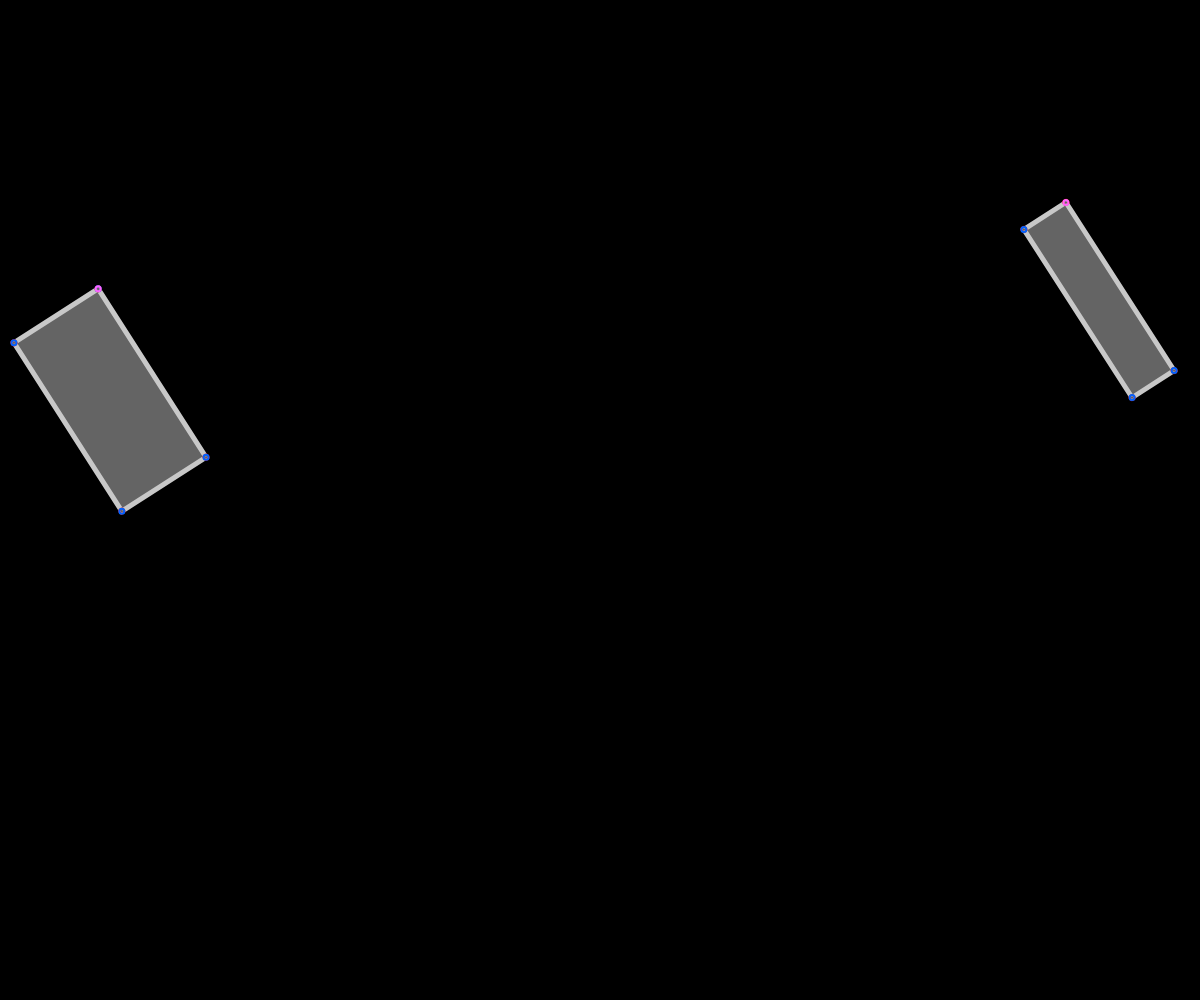
Frame 1 (no input)
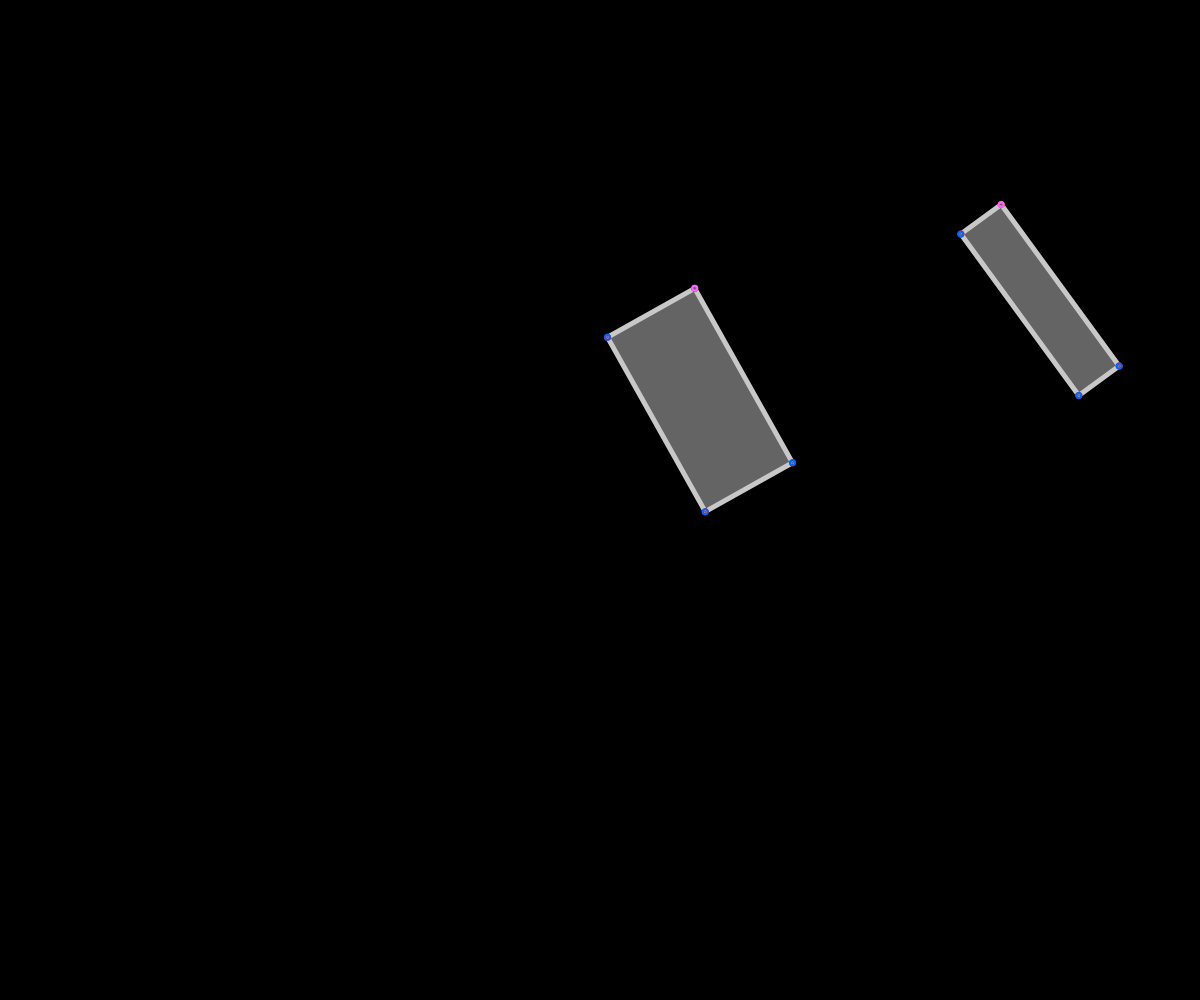
Frame 60 (no input)
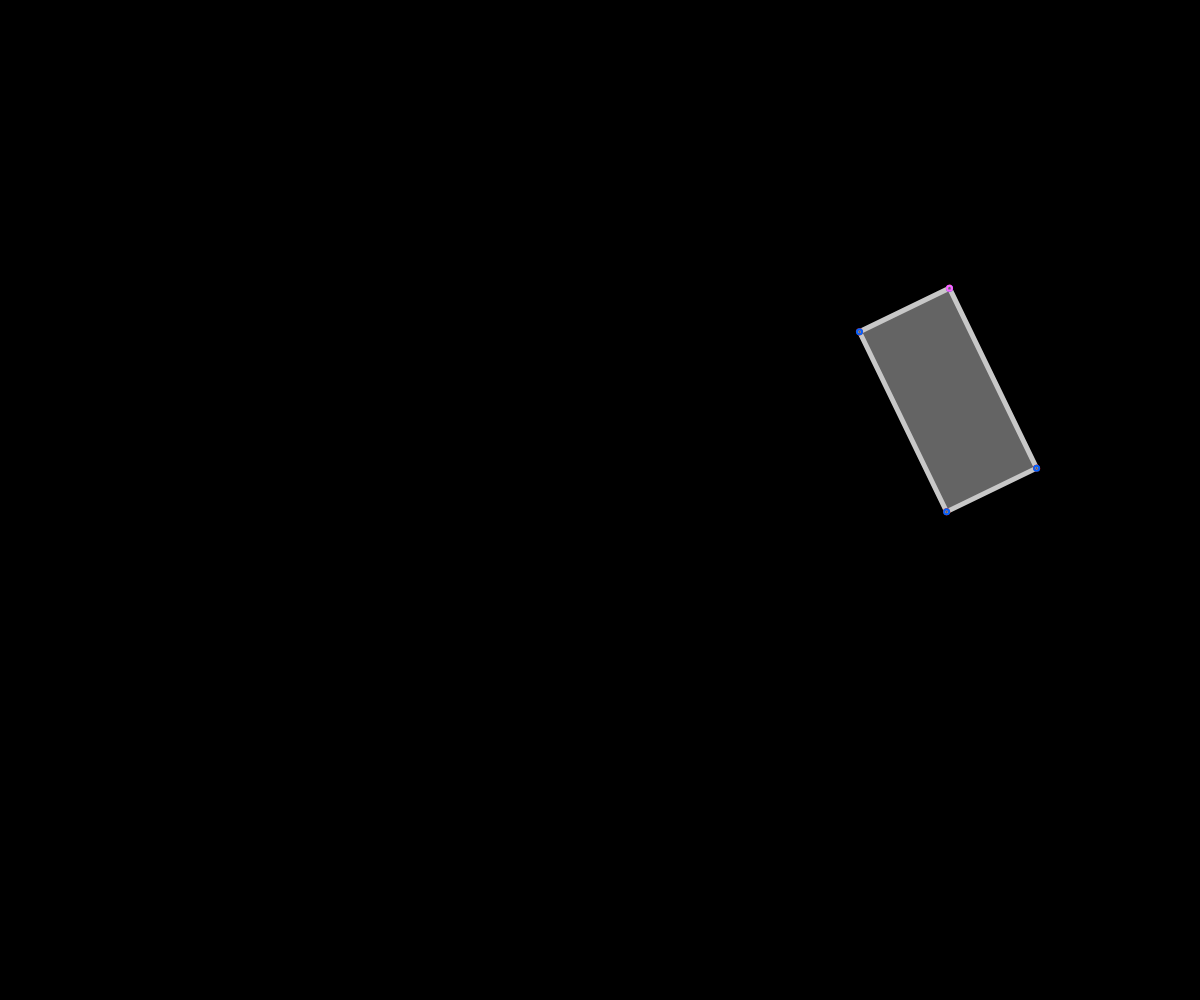
Frame 120 (the mouse pressed at the canvas centre since frame 60)

The p5.js sketch that drew these frames (run headless with seeded random() and noise() and a simulated clock; from frame 60 on, the mouse is pressed at the canvas centre):

// p5.js sketch
// ── sketch.js
let bolas = [];
let caixas = [];
let novo;
let vezes = 1.00;
let contador = 0;
let x1,y1,x2,y2;
let ang;
let rotacionarCaixa1 = false;
function setup(){
    createCanvas(windowWidth, windowHeight);
    frameRate(60);
    //bolas.push(new bola(width/2, height/2, 1));
    /*caixas.push(new caixa 
                (random(100,500),
                 random(100,500),
                 random(0,200),
                 random(0,200),
                 5));*/
    caixas.push(new caixa 
                (100,
                 400,
                 200,
                 100,
                 10));
    /*caixas.push(new caixa 
                (random(100,500),
                 random(100,500),
                 random(0,200),
                 random(0,200),
                 5));*/
    caixas.push(new caixa 
                (width-100,
                 300,
                 200,
                 50,
                 1));
    caixas[0].setVel(createVector(10,0));
    caixas[1].setVel(createVector(-1,0));
    caixas[0].setAngVel(0.001);
    caixas[1].setAngVel(-0.001);
    //caixas.pop();
    //caixas.pop();
}

function draw(){
    background(0);
    
    if(mouseIsPressed){
        let wind = createVector(0.2,0);
        for(let bola of bolas){
            bola.applyForce(wind);
        }
    }
    
    
    for (let bola of bolas) {
        bola.update();
        bola.applyWeight();
        bola.edges();
        bola.show();
    }
    for (let caixa of caixas) {
        //caixa.checkWall();
        caixa.update();
        caixa.show();
    }

    let x = 0;
    let y = 0;
    let caixasTestadas = [];
    /*for (let caixa1 of caixas) {
        for (let caixa2 of caixas) {
            caixa1.intersects(caixa2);
        }
    }*/
    while(x < caixas.length){
        while(y < caixas.length){
            /*let pularTeste = false;
            for(let pos of caixasTestadas){
                if(x == pos[0] || x == pos[1] && y == pos[0] || y == pos[1]){
                    pularTeste = true;
                    break;
                }
            }
            if(pularTeste){
                break;
            }*/
            caixas[x].intersects(caixas[y]);
            y++;
        }   
        x++;
    }
    
    
    x = 0;
    y = 0;
    while(x < bolas.length){
        while(y < bolas.length){
            //console.log("x: ",x);
            //console.log("y: ",y);
            if(bolas[x].pos.x <= bolas[y].pos.x){
                if(bolas[x].intersects(bolas[y])){
                    //bolas[y].calculateColision(bolas[x]);
                    console.log("-");
                }    
            }else{
                if(bolas[y].intersects(bolas[x])){
                    //bolas[y].calculateColision(bolas[x]);
                    console.log("-");
                }    
            }
            
            y++;
        }   
        y = 0;
        x++;
    }
    if(rotacionarCaixa1 && caixas[1] != undefined){
        caixas[1].addAngle(0.1);
    }
    noStroke();
    fill(255);
    //text("Vel caixa[0]" + caixas[0].vel, 10, 25);
    //text("Vel caixa[1]" + caixas[1].vel, 10, 50);
    //text("caixas[0].pointP:"+caixas[0].pointP,10,75);
    //text("caixas[1].pointP:"+caixas[1].pointP,10,100);
}

function keyPressed(){
    if(keyCode === DOWN_ARROW){
        bolas.push(new bola(random(0,width), random(0,height-100), random(1,5)));
    }else if(keyCode === RIGHT_ARROW){
        bolas.push(new bola(100,100,5));
    }else if(keyCode === LEFT_ARROW){
        bolas.push(new bola(200,100,2));
    }else if(keyCode === BACKSPACE){
        bolas.pop();
    }else if(keyCode === UP_ARROW){
        for(let bola of bolas){
            let praCima = createVector(random(1*bola.m,5*bola.m),random(5*bola.m,20*bola.m));
            bola.applyForce(praCima);
        }
        vezes = 1;
    }else if(keyCode === 79){//o
        let forca = createVector(20,10);
        novo = new bola(50,100,2,"#FF0000")
        novo.applyForce(forca);
        bolas.push(novo);
    }else if(keyCode === 80){   //p
        let forca = createVector(-10,10);
        novo = new bola(width-50,100,5,"#0000FF");
        novo.applyForce(forca);
        bolas.push(novo);
    }else if(keyCode === 73){//i
        let forca = createVector(-1,3);
        novo = new bola(width-100,height-200,5,"#b4d455");
        novo.applyForce(forca);
        bolas.push(novo);
    }else if(keyCode === 85){//u
        let forca = createVector(1,3);
        novo = new bola(width-170,height-200,5,"#f42069");
        novo.applyForce(forca);
        bolas.push(novo);
    }else if(keyCode === 75){//k
        let forca = createVector(0.2,0);
        novo = new bola(10,height,1,"#00A648");
        novo.applyForce(forca);
        bolas.push(novo);
    }else if(keyCode === 76){//l
        let forca = createVector(-0.2,0);
        novo = new bola(75,height,1,"#D1CA00");
        novo.applyForce(forca);
        bolas.push(novo);
    }else if(keyCode === 81){//q
        for (let bola of bolas) {
            bola.vel.mult(0);
        }
        vezes = 1;
    }else if(keyCode === 87){//w
        for (let bola of bolas) {
            bola.vel.mult(0.80);
        }
        vezes *= 0.8;
    }else if(keyCode === 69){//e
        for (let bola of bolas) {
            bola.vel.mult(1.20);
        }
        vezes *= 1.2;
    }else if(keyCode == 78){//n
        let forca = createVector(-10,0);
        novo = new bola(width-100,height/2,3,"#00D86C");
        novo.applyForce(forca);
        bolas.push(novo);
    }else if(keyCode == 77){//m
        let forca = createVector(10,0);
        novo = new bola(100,height/2,3,"#D800AD");
        novo.applyForce(forca);
        bolas.push(novo);
    }else if(keyCode == 90){//z
        caixas[caixas.length-1].addAngle(PI/6);
    }else if(keyCode == 88){//x
        caixas[caixas.length-2].addAngle(PI/6);
    }else if(keyCode == 187){// =
        caixas.pop();
    }else if(keyCode === 82){// r
        if(rotacionarCaixa1){
            rotacionarCaixa1 = false;
        }else{
            rotacionarCaixa1 = true;
        }
    }else if(keyCode === 84){
		caixas[0].setVel(createVector(10,0));
		caixas[0].pos = createVector(100,400);
		caixas[1].setVel(createVector(-1,0));
		caixas[1].pos = createVector(width-100,300);
		
		/*
		caixas[0].setVel(createVector(10,0));
    caixas[1].setVel(createVector(-1,0));
	100,
                 400,
				 width-100,
				 300
		*/
	}
    
}

function mousePressed(){
    if(x1 == undefined || x1 == 0){
        x1 = mouseX;
        y1 = mouseY;
    }else{
        x2 = mouseX - x1;
        y2 = mouseY - y1;
        caixas.push(new caixa(x1,y1,x2,y2,5));
        x1 = 0;
    }
    
}
// ── classBola.js
class bola{
    constructor(x,y,m,cor){
        this.pos = createVector(x,y);
        this.vel = createVector(0,0);
        this.acc = createVector(0,0);
        this.m = m;
        this.r = sqrt(m) * 15;
        this.gravity = createVector(0,0.2);
        this.cor = cor;
        this.ang = 0;
        this.angVelocity = 1;
        this.angAceleration = createVector(0,0);
        this.centerOfMass = createVector(this.pos.x,this.pos.y);
        this.currentColision = createVector(0,0);
        this.angCurrentColision = 0;
        this.finalColVel = createVector(0,0);
        this.finalColAngVel = createVector(0,0);
        this.distColisionP = createVector(0,0);
        this.impulse = 0;
        this.e = 1;
        this.n = createVector(0,0);
        this.i = 1;
        //this.preRelVel = createVector(0,0);
    }
    
    show(){
        strokeWeight(5);
        stroke(200);
        if(this.cor == undefined){
            fill(100);
        }else{
            fill(this.cor);     
        }
        push();
        translate(this.pos.x,this.pos.y);
        rotate(this.ang);
        ellipse(0,0, this.r*2);
        line(0,0,this.r,0);
        pop();
    }
    
    edges(){
        if (this.pos.x >= width-this.r) {
            this.pos.x = width-this.r;
            this.vel.x *= -1;
        } else if (this.pos.x <= this.r) {
            this.pos.x = this.r;
            this.vel.x *= -1;
        }
        if (this.pos.y >= height-this.r) {
            this.pos.y = height-this.r;
            this.vel.y *= -1;
        } else if (this.pos.y <= this.r) {
            this.pos.y = this.r;
            this.vel.y *= -1;
        }
    }
    
    update(){
        //let mouse = createVector(mouseX, mouseY);
        //this.acc = p5.Vector.sub(mouse, this.pos);
        //this.acc.setMag(0.1);
        
        //this.angAceleration += 0.00001;
        //this.angVelocity += this.angAceleration;
        //this.ang += this.angVelocity;
        this.vel.add(this.acc);
        this.vel.limit(10*this.m);
        this.pos.add(this.vel);
        this.acc.set(0, 0);
    }
    
    applyForce(force){
        let f = p5.Vector.div(force, this.m)
        this.acc.add(f);
    }
    
    applyWeight(){
        let wheight = p5.Vector.mult(this.gravity,this.m);
        this.acc.add(wheight);
    }
    
    intersects(other) {
        if(this.pos.equals(other.pos.x,other.pos.y)){
            return false;
        }
        var d = dist(this.pos.x, this.pos.y, other.pos.x, other.pos.y)
        if (d <= this.r + other.r) {
            this.pos.x = this.pos.x - 5;
            this.pos.y = this.pos.y - 5;
            other.pos.x = other.pos.x + 5;
            other.pos.y = other.pos.y + 5;
            //console.log(this.pos.x);
            //console.log(other.pos.x);
            //stroke(0,255 ,0);
            this.angCurrentColision=(this.pos.y - other.pos.y)/(this.pos.x - other.pos.x)
            this.angCurrentColision=(atan(this.angCurrentColision));
            
            other.angCurrentColision = this.angCurrentColision+PI;
            
            this.currentColision.x = this.pos.x + this.r * cos(this.angCurrentColision);
            this.currentColision.y = this.pos.y + this.r * sin(this.angCurrentColision);
            other.currentColision.x = other.pos.x + other.r * cos(other.angCurrentColision);
            other.currentColision.y = other.pos.y + other.r * sin(other.angCurrentColision);
            
            this.distColisionP = this.pos.dist(this.currentColision);
            other.distColisionP = other.pos.dist(this.currentColision);
            //console.log("this.angCurrentColision: ",this.angCurrentColision);
            
            //console.log("this.currentColision.x: ",this.currentColision.x);
            //console.log("this.currentColision.y: ",this.currentColision.y);
            
            this.calculateColision1(other);
            
            stroke(0,255,255);
            //line(0,this.currentColision.y,width,this.currentColision.y);
            stroke(255,0,255);
            //line(this.currentColision.x,0,this.currentColision.x,height);
            stroke(0,255,0);
            //line(this.pos.x,this.pos.y,other.pos.x,other.pos.y);
//            line(a,a,a,a);
            return true;
        } else {
          return false;
        }
    }
    
    calculateColision1(other){
        this.calculateNormal();
        let Vap1 = createVector(0,0);
        let Vbp1 = createVector(0,0);
        let Vap2 = createVector(0,0);
        let Vbp2 = createVector(0,0);
        let Rap = this.currentColision;        
        let Rbp = other.currentColision;
        let Vab1 = createVector(0,0);
        let Vab2 = createVector(0,0);
        //let normal = createVector(0,0);
        let normal = this.n;
        let Va2 = createVector(0,0);
        let Vb2 = createVector(0,0);
        let Va1 = this.vel;
        let Vb1 = other.vel;
        let AAngFinal = 0;
        let BAngFinal = 0;
        let impulse = 0;
        
        //
        let e1 = createVector(0,0);
        
        e1 = Rap.dot(this.angVelocity);
        Vap1 = Va1.add(e1);
        //
        let e2 = createVector(0,0);
        
        e2 = Rbp.dot(other.angVelocity);
        Vbp1 = Vb1.add(e2);
        //
        
        //
        Vab1 = p5.Vector.sub(Vap1,Vbp1);
        Vab2 = p5.Vector.sub(Vap2,Vbp2);
        //
        
        //
        normal = Vab1.dot(this.n);
        //
        
        //
        let f1,f2,f3;
        let f1_1;
        let f1_2 = createVector(0,0);
        let f2_1 = createVector(0,0);
        let f3_1 = createVector(0,0);
        f1_1 = -(1 + this.e);
        f1_2 = Vab1.dot(this.n);
        f1 = f1_1*f1_2
        
        f2_1 = Rap.cross(this.n);
        f2 = (1/this.m) + (1/other.m) + pow(f2_1.z,2)/this.i;
        
        f3_1 = Rbp.cross(this.n);
        f3 = pow(f3_1.z,2)/other.i;
        console.log("f1:",f1);
        console.log("f2:",f2);
        console.log("f3:",f3);
        impulse = f1 / (f2 / f3);
        //
        
        //
        let g1_1 = createVector(0,0);
        let g1 = createVector(0,0);
        
        console.log("a");
        console.log(this.n);
        console.log(this.n.mag());
        g1_1 = p5.Vector.mult(this.n,impulse,g1_1);
        console.log("b");
        g1 = p5.Vector.div(g1_1,this.m,g1);
        Va2 = p5.Vector.add(Va1,g1);
        //
        let g2_1 = createVector(0,0);
        let g2 = createVector(0,0);
        g2_1 = p5.Vector.mult(this.n,impulse,g2_1);
        g2 = p5.Vector.div(g2_1,other.m,g2);
        Vb2 = p5.Vector.sub(Vb1,g2);        
        //
        
        this.changeVel(Va2);
        this.changeAngVel();
        other.changeVel(Vb2);
        other.changeAngVel();
    }
    
    changeVel(force){
        //console.log("BC // this.vel: ",this.vel);
        this.vel = force;
        //console.log("AC // this.vel: ",this.vel);
    }
    
    changeAngVel(){
        this.angVelocity = this.finalColAngVel;
        //console.log("this.angVelocity: ",this.angVelocity);
    }
    
    calculateNormal(other){
        let x,y;
        push();
            translate(this.currentColision.x,this.currentColision.y);
            x = this.pos.x;
            y = this.pos.y;
            //console.log("x - DENTRO do translate: ",x);
            //console.log("y - DENTRO do translate: ",y);
        pop();
        this.n.x = x;
        this.n.y = y;
        this.n.normalize();
        //console.log("this.n: ",this.n);
        //console.log("x - FORA do translate: ",x);
        //console.log("y - FORA do translate: ",y);
    }
}

// ── classCaixa.js
class caixa{
    constructor(x,y,w,h,m,cor){
        this.pos = createVector(x,y);
        this.posAux = createVector(0,0);
        this.vel = createVector(0,0);
        this.acc = createVector(0,0);
        this.m = m;
        this.w = w;
        this.h = h;
        this.gravity = createVector(0,0.2);
        this.cor = cor;
        this.ang = 1;
        this.angVelocity = 0;
        this.angAceleration = createVector(0,0);
        this.centerOfMass = createVector(this.pos.x + this.w/2, this.pos.y + this.h/2);
        this.currentColision = createVector(0,0);
        this.angCurrentColision = 0;
        this.finalColVel = createVector(0,0);
        this.finalColAngVel = createVector(0,0);
        this.distColisionP = createVector(0,0);
        this.impulse = 0;
        this.e = 1;
        this.n = createVector(0,0);
        this.i = 1;
        this.corner1 = createVector(this.pos.x,this.pos.y);
        this.corner2 = createVector(0,0);
        this.corner3 = createVector(0,0);
        this.corner4 = createVector(0,0);
        this.corners = [this.corner1,this.corner2,this.corner3,this.corner4];
        this.pointP = createVector(0,0);
        this.pointPEgdeInfo;
    }
    
    setAngVel(a){
        this.angVelocity = a;
    }
    setVel(a){
        this.vel = a;
    }
    addVel(a){
        this.vel += a;
    }
    setAngle(a){
        this.ang = a;
    }    
    addAngle(a){
        this.ang += a;
        if(this.ang >= PI*2){
            this.ang -= PI*2;
        }
    }
    
    show(){
        
        strokeWeight(5);
        stroke(200);
        if(this.cor == undefined){
            fill(100);
        }else{
            fill(this.cor);     
        }
        push();
            translate(this.pos.x,this.pos.y);
            rotate(this.ang);
            rectMode(CENTER);
            rect(0,0,this.w,this.h);
            stroke(255,0,0);
            circle(-this.w/2,-this.h/2,2);
            circle(this.w/2,-this.h/2,2);
            circle(this.w/2,this.h/2,2);
            circle(-this.w/2,this.h/2,2);
        pop();
    }
    
    show2(){
        strokeWeight(5);
        stroke(200);
        fill(255,255,0);
        push();
            translate(this.pos.x,this.pos.y);
            rotate(this.ang);
            rect(0,0,this.w,this.h);
            stroke(255,0,255);
            circle(0,0,2);
            circle(this.w,0,2);
            circle(this.w,this.h,2);
            circle(0,this.h,2);
        pop();
    }
    
    update(){
        this.vel.add(this.acc);
        this.vel.limit(10);
        this.pos.add(this.vel);
        this.ang += this.angVelocity;
    }
    
    SAT(other){
        this.calculateCorners(other);
        let minXa,minYa,maxXa,maxYa;
        let minXb,minYb,maxXb,maxYb;
        for(let corner of this.corners){
            if(minXa == undefined){
                minXa = corner.x;
            }else if(minXa > corner.x){
                minXa = corner.x;
            }
            if(maxXa == undefined){
                maxXa = corner.x;
            }else if(maxXa < corner.x){
                maxXa = corner.x;
            }
            
            if(minYa == undefined){
                minYa = corner.y;
            }else if(minYa > corner.y){
                minYa = corner.y;
            }
            if(maxYa == undefined){
                maxYa = corner.y;
            }else if(maxYa < corner.y){
                maxYa = corner.y;
            }
        }
        for(let corner of other.corners){
            if(minXb == undefined){
                minXb = corner.x;
            }else if(minXb > corner.x){
                minXb = corner.x;
            }
            if(maxXb == undefined){
                maxXb = corner.x;
            }else if(maxXb < corner.x){
                maxXb = corner.x;
            }
            
            if(minYb == undefined){
                minYb = corner.y;
            }else if(minYb > corner.y){
                minYb = corner.y;
            }
            if(maxYb == undefined){
                maxYb = corner.y;
            }else if(maxYb < corner.y){
                maxYb = corner.y;
            }
        }
        
        let sobreposicaoEmX = false;
        let sobreposicaoEmY = false;
        if(minXb <= maxXa && maxXb > minXa){
            sobreposicaoEmX = true;
        }
        
        if(minYb <= maxYa && maxYb > minYa){
            sobreposicaoEmY = true;
        }
        
        if(sobreposicaoEmX && sobreposicaoEmY){
            return true;
        }else{
            return false;
        }
        
    }
    
    findPointP(other){
        let achouA = true;
        let achouB = true;
        let me = 0; //Margem de Erro
        let meAdd = 5;
        let testarOutro = false;
        while(!this.discoverPointP(other,me)){
            me += meAdd;
            if(me >= 50){
                achouA= false;
                break;
            }
        }
        let me2 = 0;
        other.calculateCorners(this);
        while(!other.discoverPointP(this,me2)){
            if(me2 > me){
                achouB = false;
                break;
            }
            me2 += meAdd;
        } 
        if(other.pointP.x != 0 && other.pointP.y != 0){
            this.pointP = other.pointP;
            noStroke();
            fill(255);
            text("this.pointP"+this.pointP,10,225);
            this.pointPEgdeInfo = undefined;
        }else if(this.pointP.x != 0 && this.pointP.y != 0){
            other.pointP = this.pointP;
            noStroke();
            fill(255);
            text("other.pointP"+other.pointP,10,225);
            other.pointPEgdeInfo = undefined;
        }        
    }    
    
    showPointP(point,aa){
        if(aa){
            stroke(255);
            line(point.x,0,point.x,height);
            line(0,point.y,width,point.y);    
        }else{
            stroke(0,255,255);
            line(point.x,0,point.x,height);
            stroke(255,0,255);
            line(0,point.y,width,point.y);    
        }
    }
    
    savePointP(corner){
        this.pointP = p5.Vector.add(corner,5);
        this.pointP = this.pointP.sub(5);
        this.undoSatRotation();
    }
    
    undoSatRotation(){
        let aux = this.pointP.x;
        this.pointP.x = this.pointP.x * cos(-this.ang) - this.pointP.y * (-sin(-this.ang));
        this.pointP.y = this.pointP.y * cos(-this.ang) + aux * (-sin(-this.ang));
    }
    
    discoverPointP(other,me){
        for(let corner of other.corners){
            if(corner.y <= this.corner1.y + me && corner.y >= this.corner1.y - me){
                if(corner.x >= this.corner1.x && corner.x <= this.corner2.x){
                    this.savePointP(corner);
                    //this.showPointP(corner);
                    this.pointPEgdeInfo = "Horizontal-1_2";
                    return true;
                }
            }else if(corner.x <= this.corner1.x + me && corner.x >= this.corner1.x - me){
                if(corner.y >= this.corner1.y && corner.y <= this.corner4.y){
                    this.savePointP(corner);
                    //this.showPointP(corner);
                    this.pointPEgdeInfo = "Vertical-1_4";
                    return true;
                }                    
            }else if(corner.x <= this.corner2.x + me && corner.x >= this.corner2.x - me){
                if(corner.y >= this.corner2.y && corner.y <= this.corner3.y){
                    this.savePointP(corner);
                    //this.showPointP(corner);
                    this.pointPEgdeInfo = "Vertical-3_2";
                    return true;
                }
            }else if(corner.y <= this.corner4.y + me && corner.y >= this.corner4.y - me){
                if(corner.x >= this.corner4.x && corner.x <= this.corner3.x){
                    this.savePointP(corner);
                    //this.showPointP(corner);
                    this.pointPEgdeInfo = "Horizontal-3_4";
                    return true;
                }
            }
        }
    }
    
    calculateCorners(other){
        let c = cos(this.ang);
        let s = sin(this.ang);
        let c2 = cos(other.ang);
        let s2 = sin(other.ang);
        let nc = cos(-this.ang);
        let ns = sin(-this.ang);
        let nc2 = cos(-other.ang);
        let ns2 = sin(-other.ang);
        stroke(0,255,0);
    
        this.corner1.x = this.pos.x - this.w/2;
        this.corner1.y = this.pos.y - this.h/2;
        this.corner2.x = this.pos.x + this.w/2;
        this.corner2.y = this.pos.y - this.h/2;
        this.corner3.x = this.pos.x + this.w/2;
        this.corner3.y = this.pos.y + this.h/2;
        this.corner4.x = this.pos.x - this.w/2;
        this.corner4.y = this.pos.y + this.h/2;
        let a = 0;
        for(let corner of this.corners){
            let aux1 = corner.x;
            corner.x = (corner.x - this.pos.x) * nc - (corner.y - this.pos.y) * (-ns) + this.pos.x;
            corner.y = (aux1 - this.pos.x) * (-ns) + (corner.y - this.pos.y) * nc + this.pos.y;
            if(a == 0){
                stroke(255,100,255);
                circle(this.corner1.x,this.corner1.y,2);
                a++
                stroke(0,100,255);
            }else{
                circle(corner.x,corner.y,2);
            }
            

            let aux2 = corner.x
            corner.x = corner.x * c - corner.y * -s;
            corner.y = corner.y * c - aux2 * s;
            circle(corner.x,corner.y,2);
            
        }
        
        other.corner1.x = other.pos.x - other.w/2;
        other.corner1.y = other.pos.y - other.h/2;
        other.corner2.x = other.pos.x + other.w/2;
        other.corner2.y = other.pos.y - other.h/2;
        other.corner3.x = other.pos.x + other.w/2;
        other.corner3.y = other.pos.y + other.h/2;
        other.corner4.x = other.pos.x - other.w/2;
        other.corner4.y = other.pos.y + other.h/2;
        let b = 0;
        stroke(0,100,255);
        for(let corner of other.corners){
            let aux1 = corner.x;
            corner.x = (corner.x - other.pos.x) * nc2 - (corner.y - other.pos.y) * (-ns2) + other.pos.x;
            corner.y = (aux1 - other.pos.x) * (-ns2) + (corner.y - other.pos.y) * nc2 + other.pos.y;
            circle(corner.x,corner.y,2);
            if(b == 0){
                stroke(255,100,255);
                circle(corner.x,corner.y,2);
                b++;
                stroke(0,100,255);
            }
            let aux2 = corner.x
            corner.x = corner.x * c - corner.y * -s;
            corner.y = corner.y * c - aux2 * s;
            
        }
    }
    
    resetBothPointP(other){
        let resetPointP = createVector(0,0);
        this.pointP = p5.Vector.add(resetPointP,1);
        other.pointP = p5.Vector.add(resetPointP,1);
        this.pointP = this.pointP.sub(1);
        other.pointP = other.pointP.sub(1);
    }
    
    intersects(other){
        if(this == other){
            return false;
        }
        if(other.SAT(this) && this.SAT(other)){
            //COLIDIU
            this.pointPEgdeInfo = undefined;
            other.pointPEgdeInfo = undefined;
            this.resetBothPointP(other);
            this.findPointP(other);
            this.calculateColision(other);
            //line(a,a,a,a);
            return true;
        }

    }

    calculateColision(other){
        let c = cos(this.ang);
        let s = sin(this.ang);
        let c2 = cos(other.ang);
        let s2 = sin(other.ang);
        if(!this.calculateNormal(other)){
            return;
        }
        let aux = this.centerOfMass.x;
        this.centerOfMass.x = this.pos.x;
        this.centerOfMass.y = this.pos.y;
        aux = other.centerOfMass;
        other.centerOfMass.x = other.pos.x;
        other.centerOfMass.y = other.pos.y;
    
        
        let Vap1 = createVector(0,0);
        let Vbp1 = createVector(0,0);
        let Vap2 = createVector(0,0);
        let Vbp2 = createVector(0,0);
        let Rap = p5.Vector.sub(this.pointP,this.centerOfMass);        
        let Rbp = p5.Vector.sub(other.pointP,other.centerOfMass);        
        let Vab1 = createVector(0,0);
        let Vab2 = createVector(0,0);
        let normal = this.n;
        let Va2 = createVector(0,0);
        let Vb2 = createVector(0,0);
        let Va1 = this.vel;
        let Vb1 = other.vel;
        let AAngFinal = 0;
        let BAngFinal = 0;
        let impulse = 0;
        let angularLokoA = createVector(0,0,this.angVelocity);
        let angularLokoB = createVector(0,0,other.angVelocity);
        
        fill(255,0,0);
        stroke(255,0,0);
        strokeWeight(2);
        circle(this.centerOfMass.x,this.centerOfMass.y,2);
        circle(other.centerOfMass.x,other.centerOfMass.y,2);
        //
        let e1 = createVector(0,0);
        
        e1 = p5.Vector.dot(angularLokoA,Rap);
        Vap1 = Va1.add(e1);
        //
        let e2 = createVector(0,0);
        
        e2 = p5.Vector.dot(angularLokoB,Rbp);
        Vbp1 = Vb1.add(e2);
        //
        
        //
        Vab1 = p5.Vector.sub(Vap1,Vbp1);
        //Vab2 = p5.Vector.sub(Vap2,Vbp2);//Nunca sao calculados e nem usados
        //
        
        //
        //normal = p5.Vector.dot(Vab1,this.n);
        //
        
        //
        let f1,f2,f3;
        let f1_1;
        let f1_2 = createVector(0,0);
        let f2_1 = createVector(0,0);
        let f3_1 = createVector(0,0);
        f1_1 = -(1 + this.e);
        f1_2 = p5.Vector.dot(Vab1,this.n);
        f1 = f1_1*f1_2
        
        f2_1 = p5.Vector.cross(Rap,this.n);
        f2 = (1/this.m) + (1/other.m) + pow(f2_1.z,2)/this.i;
        
        f3_1 = p5.Vector.cross(Rbp,this.n);
        f3 = pow(f3_1.z,2)/other.i;
        console.log("f1:",f1);
        console.log("f2:",f2);
        console.log("f3:",f3);
        impulse = f1 / (f2 + f3);
        //
        
        //
        let g1_1 = createVector(0,0);
        let g1 = createVector(0,0);
        
        console.log("a");
        console.log(this.n);
        console.log(this.n.mag());
        g1_1 = p5.Vector.mult(this.n,impulse,g1_1);
        console.log("b");
        g1 = p5.Vector.div(g1_1,this.m,g1);
        Va2 = p5.Vector.add(Va1,g1);
        //
        let g2_1 = createVector(0,0);
        let g2 = createVector(0,0);
        g2_1 = p5.Vector.mult(this.n,impulse,g2_1);
        g2 = p5.Vector.div(g2_1,other.m,g2);
        Vb2 = p5.Vector.sub(Vb1,g2);   
        //
        let h1;
        let h1_1;
        h1_1 = p5.Vector.mult(this.n,impulse,h1_1);
        h1 = p5.Vector.cross(Rap,h1_1);
        AAngFinal = this.angVelocity + h1 / this.i;

        let h2;
        let h2_1;
        h2_1 = p5.Vector.mult(this.n,impulse,h1_1);
        h2 = p5.Vector.cross(Rbp,h2_1);
        BAngFinal = other.angVelocity - h2 / other.i;
        //
        //console.log("zzzzzzzzzzzzzzzzzzzz");
        //this.bagulholoko(other);
        this.setVel(Vb2);
        //this.setAngVel(BAngFinal);
        other.setVel(Va2);
        //other.setAngVel(AAngFinal);
        /*

        let e1 = createVector(0,0);
        
        e1 = Rap.dot(this.angVelocity);
        Vap1 = Va1.add(e1);
        //
        let e2 = createVector(0,0);
        
        e2 = Rbp.dot(other.angVelocity);
        Vbp1 = Vb1.add(e2);
        //
        
        //
        Vab1 = p5.Vector.sub(Vap1,Vbp1);
        Vab2 = p5.Vector.sub(Vap2,Vbp2);
        //
        
        //
        normal = Vab1.dot(this.n);
        //
        
        //
        let f1,f2,f3;
        let f1_1;
        let f1_2 = createVector(0,0);
        let f2_1 = createVector(0,0);
        let f3_1 = createVector(0,0);
        f1_1 = -(1 + this.e);
        f1_2 = Vab1.dot(this.n);
        f1 = f1_1*f1_2
        
        f2_1 = Rap.cross(this.n);
        f2 = (1/this.m) + (1/other.m) + pow(f2_1.z,2)/this.i;
        
        f3_1 = Rbp.cross(this.n);
        f3 = pow(f3_1.z,2)/other.i;
        console.log("f1:",f1);
        console.log("f2:",f2);
        console.log("f3:",f3);
        impulse = f1 / (f2 / f3);
        //
        
        //
        let g1_1 = createVector(0,0);
        let g1 = createVector(0,0);
        
        console.log("a");
        console.log(this.n);
        console.log(this.n.mag());
        g1_1 = p5.Vector.mult(this.n,impulse,g1_1);
        console.log("b");
        g1 = p5.Vector.div(g1_1,this.m,g1);
        Va2 = p5.Vector.add(Va1,g1);
        //
        let g2_1 = createVector(0,0);
        let g2 = createVector(0,0);
        g2_1 = p5.Vector.mult(this.n,impulse,g2_1);
        g2 = p5.Vector.div(g2_1,other.m,g2);
        Vb2 = p5.Vector.sub(Vb1,g2);   

        */
    }   
    
    calculateNormal(other){
        this.calculateRealCorners();
        if(this.pointPEgdeInfo == undefined){
            other.calculateColision(this);
            return false;
        }else if(this.pointPEgdeInfo == "Horizontal-1_2"){
            this.n = p5.Vector.sub(this.corner1,this.corner4);
            this.n.normalize();
            return true;
        }else if(this.pointPEgdeInfo == "Horizontal-3_4"){
            this.n = p5.Vector.sub(this.corner4,this.corner1);
            this.n.normalize();
            return true;
        }else if(this.pointPEgdeInfo == "Vertical-1_4"){
            this.n = p5.Vector.sub(this.corner2,this.corner1);
            this.n.normalize();
            return true;
        }else if(this.pointPEgdeInfo == "Vertical-3_4"){
            this.n = p5.Vector.sub(this.corner1,this.corner2);
            this.n.normalize();
            return true;
        }else{
            //console.log("ERRO NO CALCULO DA FORÇA NORMAL");
            return false;
        }
        
    }
    calculateRealCorners(){
        let nc = cos(-this.ang);
        let ns = sin(-this.ang);

        this.corner1.x = this.pos.x - this.w/2;
        this.corner1.y = this.pos.y - this.h/2;
        this.corner2.x = this.pos.x + this.w/2;
        this.corner2.y = this.pos.y - this.h/2;
        this.corner3.x = this.pos.x + this.w/2;
        this.corner3.y = this.pos.y + this.h/2;
        this.corner4.x = this.pos.x - this.w/2;
        this.corner4.y = this.pos.y + this.h/2;
        let a = 0;
        for(let corner of this.corners){
            let aux1 = corner.x;
            corner.x = (corner.x - this.pos.x) * nc - (corner.y - this.pos.y) * (-ns) + this.pos.x;
            corner.y = (aux1 - this.pos.x) * (-ns) + (corner.y - this.pos.y) * nc + this.pos.y;
        }
    }

    bagulholoko(other){
        this.pos.x += -this.vel.x;
        this.pos.y += -this.vel.y;
        other.pos.x += -other.vel.x;
        other.pos.y += -other.vel.y;
    
    
    }
    
    checkWall(){
        this.calculateRealCorners();
        let where;
        let cornerOut;
        for(let corner of this.corners){
            if(corner.x >= width){
                cornerOut = corner;
                this.n.x = -1;
                this.n.y = 0;
                this.calculateCollisionWall(cornerOut);
            }else if(corner.x <= 0){
                cornerOut = corner;
                this.n.x = 1;
                this.n.y = 0;
                this.calculateCollisionWall(cornerOut);
            }
            
            if(corner.y >= height){
                cornerOut = corner;
                this.n.x = 0;
                this.n.y = -1;
                this.calculateCollisionWall(cornerOut);
            }else if(corner.y <= 0){
                cornerOut = corner;
                this.n.x = 0;
                this.n.y = 1;
                this.calculateCollisionWall(cornerOut);
            }
        }
    }
    
    calculateCollisionWall(cornerOut){
        let rap = createVector(0,0,0); 
        rap = p5.Vector.sub(cornerOut,this.centerOfMass);
        let va2 = createVector(0,0);
        let vap1 = createVector(0,0);
        let triDimAng = createVector(0,0,this.angVelocity);
        
        let aux1;
        aux1 = p5.Vector.cross(triDimAng,rap);
        vap1 = p5.Vector.add(this.vel, aux1);
        
        let aux2 = p5.Vector.dot(vap1,this.n);
        let aux3 = aux2 * (-2)//
        let aux4 = p5.Vector.cross(rap,this.n);
        let aux5 = 1/this.m + (aux4.z*aux4.z);
        let impulse = aux3 / aux5;
        impulse *= 10000;
        //console.log("impulse:",impulse);
        let jn = p5.Vector.mult(this.n,impulse);
        //console.log("aux6: ", aux6)
        let aux7 = p5.Vector.div(jn,this.m);
        //console.log("aux7: ",aux7)
        va2 = p5.Vector.add(this.vel,aux7);
        //console.log("va2: ",va2);
        this.setVel(va2);
        //line(a,a,a,a);
        let aux8 = p5.Vector.cross(rap,jn)
        aux8.z /= 1000;
        console.log("aux8: ",aux8);
        let angFinal = this.angVelocity + aux8.z;
        this.setAngVel(angFinal);
    }
}
